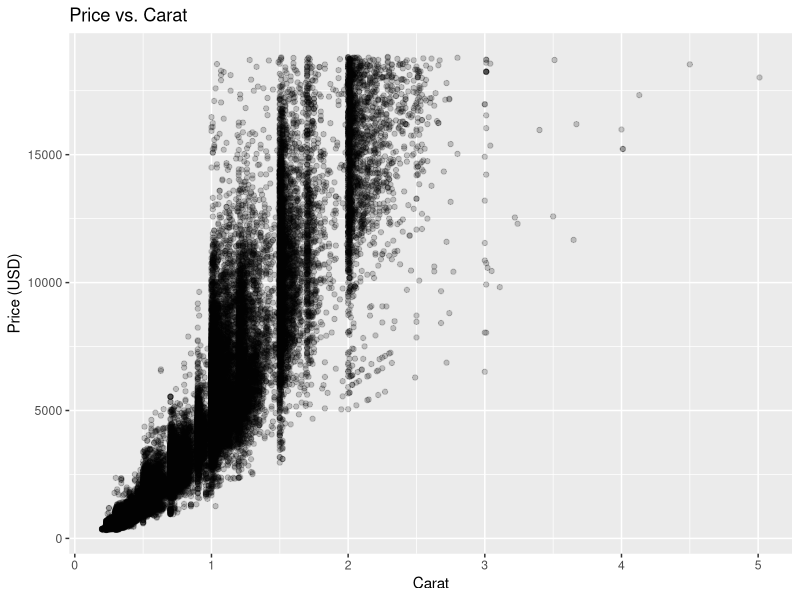
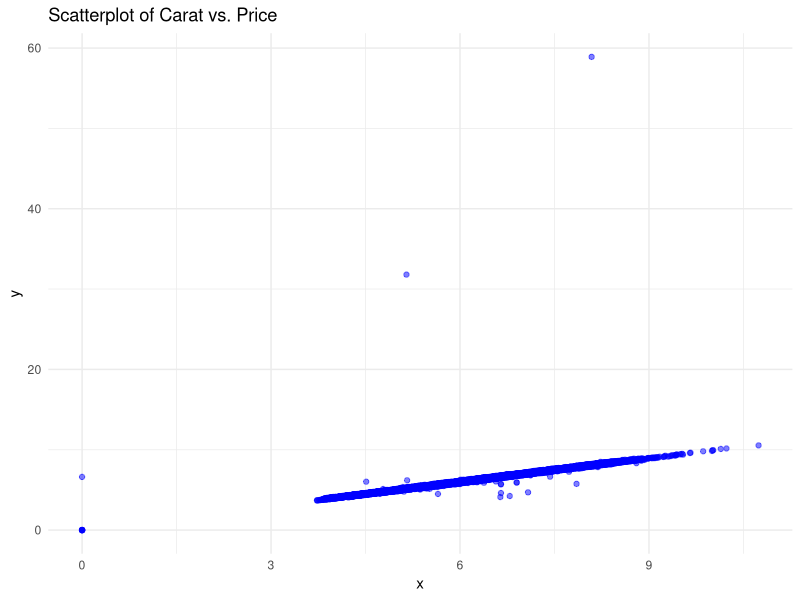
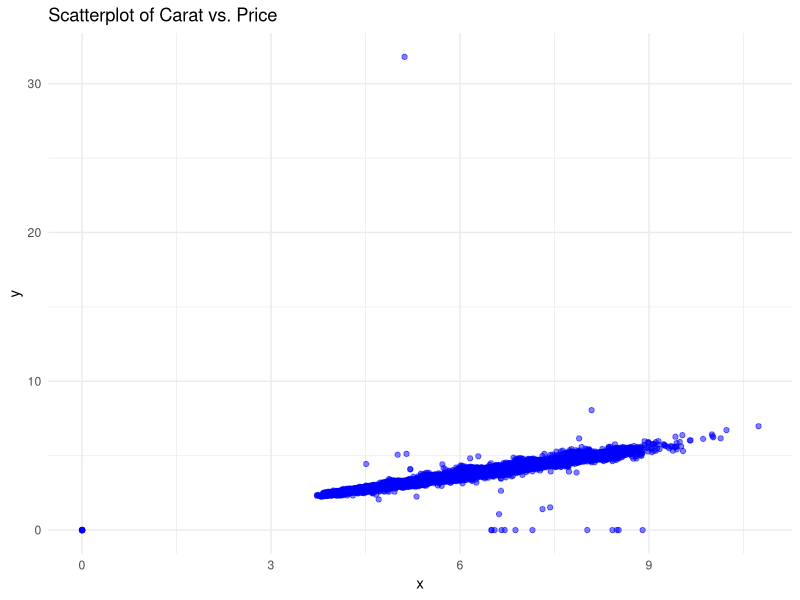
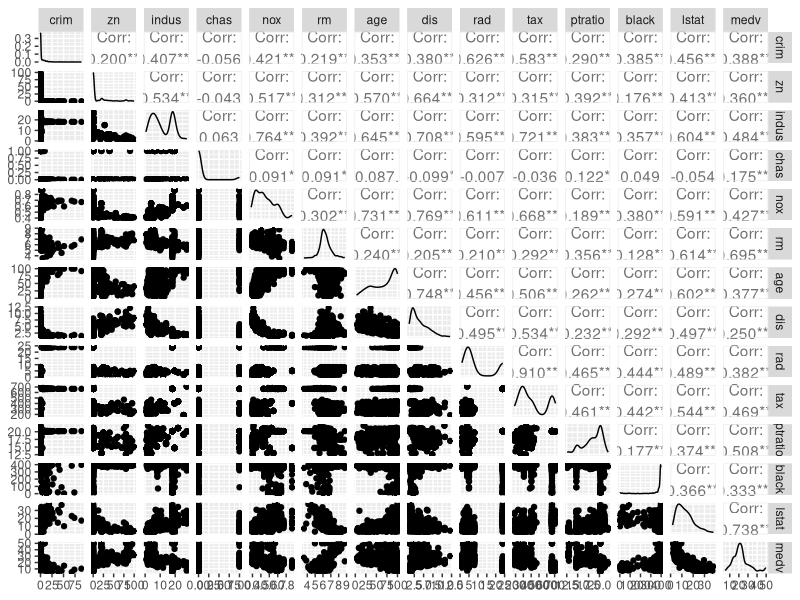
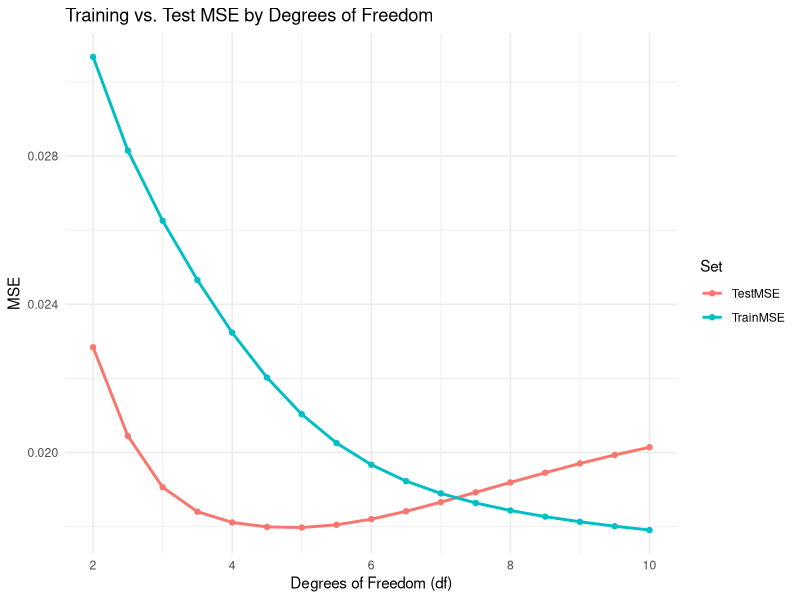
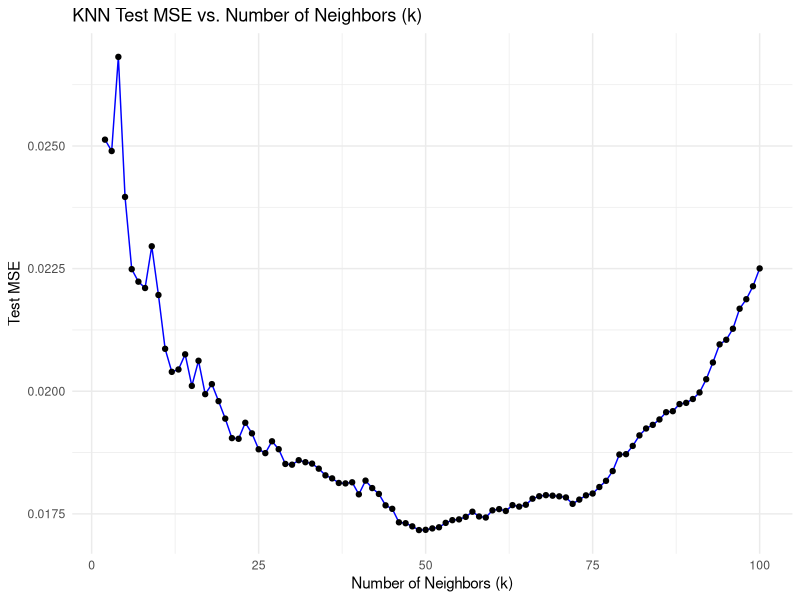
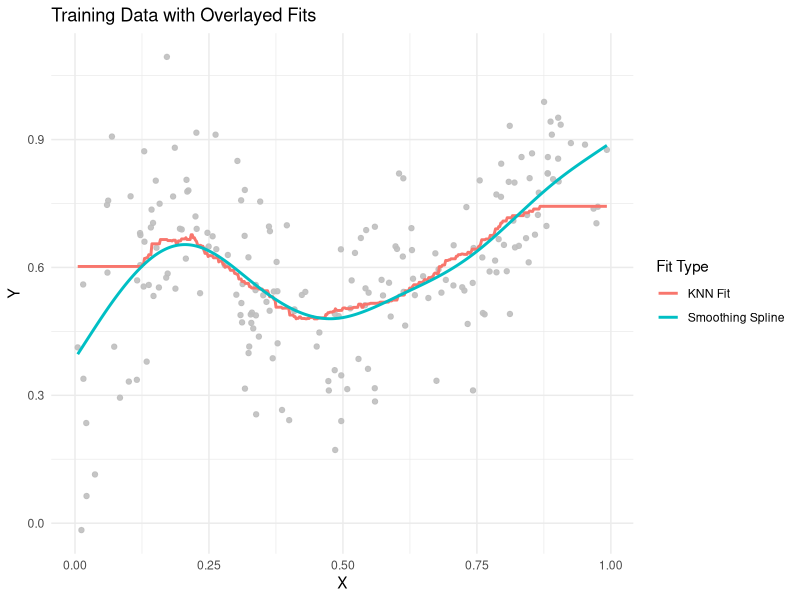

Write R code to recreate these figures, in order.
## ---- chunk 1
library(knitr)
#install the tidyverse library (do this once)
#install.packages("tidyverse")
library(tidyverse)
#set chunk and figure default options
knitr::opts_chunk$set(echo = FALSE, message = FALSE, warning = FALSE, fig.width = 4, fig.height = 4, tidy = TRUE)

## ---- chunk 2
## load the data
library(ggplot2)

## take a look
#head(diamonds)

#################################
## Continue your analysis here ##
#################################


ggplot(diamonds, aes(x = carat, y = price)) +
  geom_point(alpha = 0.2) +
  labs(title = "Price vs. Carat", x = "Carat", y = "Price (USD)")

print("There is a strange slashing that seems to occur through the plot between the high one karat diamonds, and the 2 carat line. This may indicate that some carats are being rounded up when the are close to 2.")

summary(diamonds[, c("carat","price","depth","table","x","y","z")])
print("The Minimum X, Y, Z dimensions are 0. this should not be possible and indicates a data entry or rounding error")

ggplot(diamonds, aes(x = x, y = y)) +
  geom_point(alpha = 0.5, color = "blue") +
  labs(title = "Scatterplot of Carat vs. Price",
       x = "x",
       y = "y") +
  theme_minimal()
print(".")

ggplot(diamonds, aes(x = x, y = z)) +
  geom_point(alpha = 0.5, color = "blue") +
  labs(title = "Scatterplot of Carat vs. Price",
       x = "x",
       y = "y") +
  theme_minimal()
print("This problem is also evident when you compare X to Z. There is one data ponit with x=5 and z = 35. this does not seem reasonable")
## ---- chunk 3
## load the data
library(MASS)

## take a look
head(Boston)
## ---- chunk 4
## from the hint
library(GGally)

data("Boston")
ggpairs(Boston)

print("This is interesting. There are many complex shapes shown by the ggpairs image. additionally, several bimodal distributions and super L shaped or skewed distributions. These features seem to be very distinct from eachother which is a good thing. ")

## ---- chunk 5
#R code for problem 2b
predictors <- c("crim", "zn", "indus", "chas", "nox", "rm", "age", 
                "dis", "rad", "tax", "ptratio", "black", "lstat", "chas")

results <- data.frame(Predictor = character(), Coefficient = numeric(), P_Value = numeric())

# Loop through each predictor, fit the model, and extract the p-value
for (predictor in predictors) {
  formula <- as.formula(paste("medv ~", predictor))
  model <- lm(formula, data = Boston)
  
  p_value <- summary(model)$coefficients[2, 4]
  coefficient <- summary(model)$coefficients[2, 1] # Coefficient (slope)

  results <- rbind(results, data.frame(Predictor = predictor, Coefficient = coefficient, P_Value = p_value))
}

print(results)

## ---- chunk 6
lm_full <- lm(medv ~ ., data = Boston)
summary(lm_full)
## ---- chunk 7
library(tidyverse)

traindata <- read_csv("training_data.csv")
testdata  <- read_csv("test_data.csv")

df_values <- seq(2, 10, by = 0.5)

results <- data.frame(df = df_values,
                      TrainMSE = NA,
                      TestMSE  = NA)

for(i in seq_along(df_values)){
  # Fit spline
  fit_spline <- smooth.spline(traindata$xval, traindata$yval, df = df_values[i])
  
  # Training MSE
  yhat_train <- predict(fit_spline, traindata$xval)$y
  train_err  <- mean((traindata$yval - yhat_train)^2)
  
  # Test MSE
  yhat_test <- predict(fit_spline, testdata$xval)$y
  test_err  <- mean((testdata$yval - yhat_test)^2)
  
  # Store
  results$TrainMSE[i] <- train_err
  results$TestMSE[i]  <- test_err
}

results_long <- pivot_longer(results, cols = c("TrainMSE","TestMSE"),
                             names_to = "Set", values_to = "MSE")

ggplot(results_long, aes(x = df, y = MSE, color = Set)) +
  geom_line(size = 1) +
  geom_point() +
  labs(title = "Training vs. Test MSE by Degrees of Freedom",
       x = "Degrees of Freedom (df)",
       y = "MSE") +
  theme_minimal()

test_mse_smooth = min(results$TestMSE)
cat("Minimum MSE:", test_mse_smooth)

## ---- chunk 8
library(caret)

knn_model_k10 <- knnreg(yval ~ xval, data = traindata, k = 10)


## ---- chunk 9
yhat_test_k10 <- predict(knn_model_k10, newdata = testdata)

test_mse_k10 <- mean((testdata$yval - yhat_test_k10)^2)
print(paste("Test MSE for k = 10:", test_mse_k10))
## ---- chunk 10
# Range of k values
k_values <- 2:100
results_knn <- data.frame(k = k_values, TestMSE = NA)

# Loop over k values
for (k in k_values) {
  knn_model <- knnreg(yval ~ xval, data = traindata, k = k)
  yhat_test <- predict(knn_model, newdata = testdata)
  test_mse <- mean((testdata$yval - yhat_test)^2)
  
  results_knn$TestMSE[results_knn$k == k] <- test_mse
}

ggplot(results_knn, aes(x = k, y = TestMSE)) +
  geom_line(color = "blue") +
  geom_point() +
  labs(title = "KNN Test MSE vs. Number of Neighbors (k)",
       x = "Number of Neighbors (k)",
       y = "Test MSE") +
  theme_minimal()

## ---- chunk 11
# Optimal k
best_k <- results_knn$k[which.min(results_knn$TestMSE)]
print(paste("Best k:", best_k))

best_test_mse <- min(results_knn$TestMSE)
print(paste("KNN Minimum Test MSE:", best_test_mse))

print(paste("Splines Test MSE:", test_mse_smooth))
print(ifelse(best_test_mse < test_mse_smooth,
             "KNN provides a lower test MSE",
             "Smoothing splines provide a lower test MSE"))

## ---- chunk 12
smooth_spline <- smooth.spline(traindata$xval, traindata$yval, df = 5.5)

x_seq <- seq(min(traindata$xval), max(traindata$xval), length.out = 500)
smooth_fit <- data.frame(xval = x_seq, yval = predict(smooth_spline, x_seq)$y, Fit = "Smoothing Spline")

knn_model_best <- knnreg(yval ~ xval, data = traindata, k = best_k)

knn_fit <- data.frame(xval = x_seq, yval = predict(knn_model_best, newdata = data.frame(xval = x_seq)), Fit = "KNN Fit")

fit_data <- rbind(smooth_fit, knn_fit)

ggplot(traindata, aes(x = xval, y = yval)) +
  geom_point(color = "grey", alpha = 0.9) +
  geom_line(data = fit_data, aes(x = xval, y = yval, color = Fit), size = 1) +
  labs(
    title = "Training Data with Overlayed Fits",
    x = "X",
    y = "Y",
    color = "Fit Type"
  ) +
  theme_minimal()
